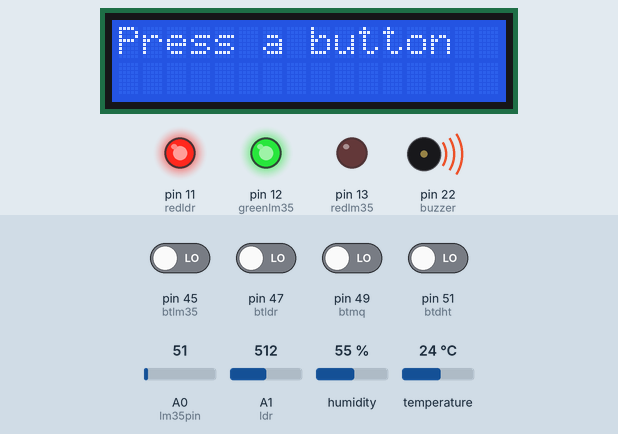
The sketch below on a simulated Arduino Mega 2560, built with avr-gcc and run on an emulated ATmega2560. Shown: 16×2 character LCD, output pins drawn as LEDs (lit = HIGH), buzzer (waves = sounding, pin HIGH). The test bench sets the inputs (shaded band); at power-on: pin 45 (btlm35), pin 47 (btldr), pin 49 (btmq), pin 51 (btdht) LOW, A1 (ldr) = 512, humidity 55 %, A0 (lm35pin) = 51, temperature 24 °C. Pins used as bus, display or sensor lines are not drawn; what the sketch prints to the serial monitor is not drawn.

Above: at 1.2 s.
1.3 s: pin 45 (btlm35) driven HIGH
At 3.7 s:
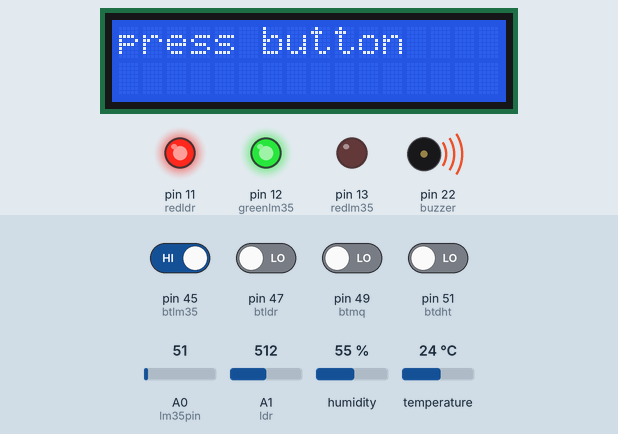
5.5 s: pin 47 (btldr) driven HIGH
At 8.0 s:
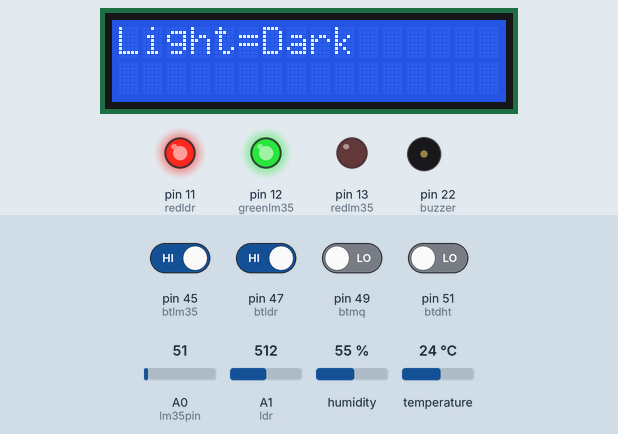
9.7 s: A1 (ldr) set to 306
At 10.9 s:
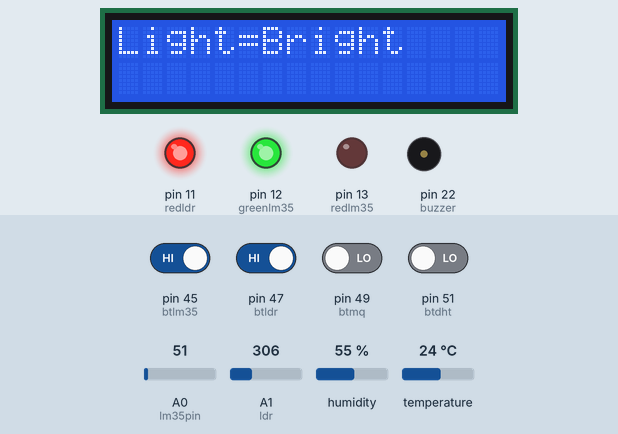
13.9 s: pin 49 (btmq) driven HIGH
At 15.8 s:
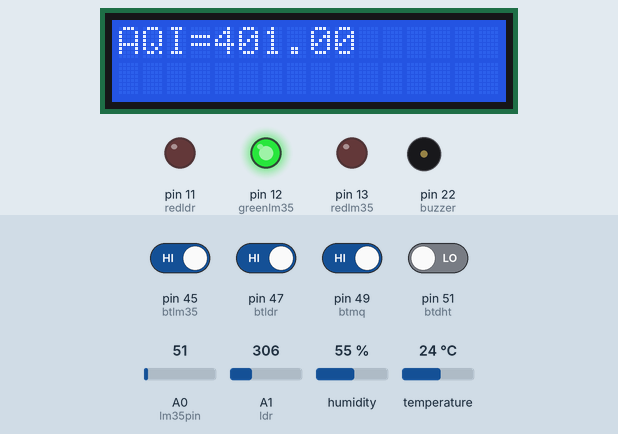
17.8 s: pin 51 (btdht) driven HIGH
At 20.2 s:
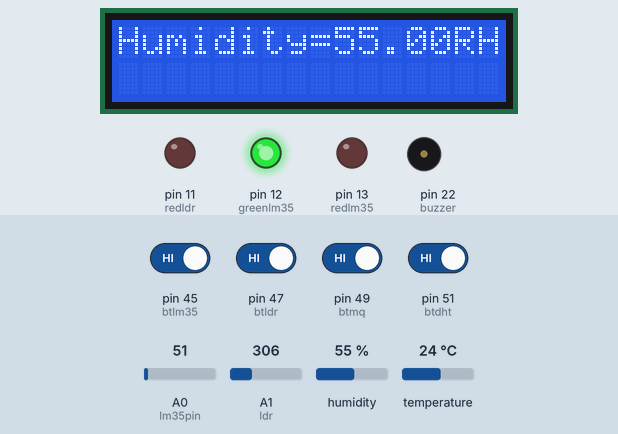
21.9 s: humidity set to 51 %
At 24.2 s:
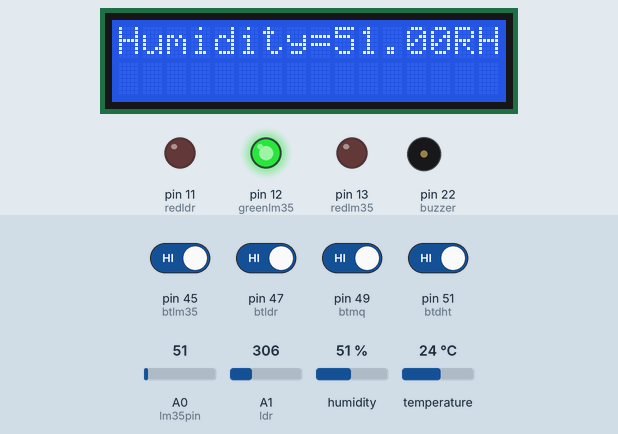
25.9 s: humidity set to 48 %
Timing chart, 0 to 31.0 s (numbered marks = the images above; inputs shaded):
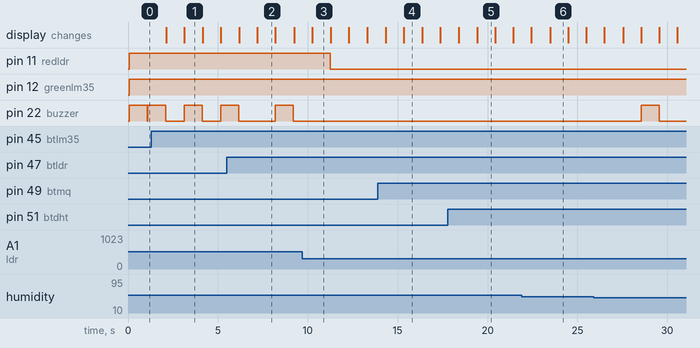

Measured:
- after the input at 1.3 s, pin 22 (buzzer): LOW → HIGH after 1.8 s, → LOW 1.0 s later, → HIGH 1.0 s later; the display: first changes after 0.82 s (image 1 shows a later state)
- after the input at 5.5 s, the display: first differs from a run without the input after 1.7 s (image 2)
- after the input at 9.7 s, pin 11 (redldr): HIGH → LOW after 1.5 s; pin 22 (buzzer): stays LOW (without the input it goes to HIGH after 1.5 s); the display: changes after 0.54 s (image 3)
- after the input at 13.9 s, the display: first differs from a run without the input after 1.4 s (image 4)
- after the input at 17.8 s, the display: first differs from a run without the input after 1.6 s (image 5)
- after the input at 25.9 s, pin 22 (buzzer): LOW → HIGH after 2.6 s, → LOW 1.0 s later
- what the display in image 1 shows lasts 1.1 s, from 3.1 s to 4.2 s

The sketch:

projcode.ino
```cpp
#include <LiquidCrystal.h>
#include <dht.h>
dht DHT;
LiquidCrystal lcd(2,3,4,5,6,7);
int lm35pin = A0;
float lm35Value = 0;
int redlm35 = 13;
int greenlm35 = 12;
int mq135pin = A2;
int redmq135 = 9;
int greenmq135 = 8;
int buzzer = 22;
int ldr = A1;
int redldr =  11;
int greenldr = 10;
int reddht11 = 25;
int greendht11 = 27;
int dht11pin = 24;
int btlm35 = 45;
int btldr = 47;
int btmq = 49;
int btdht = 51;


void lm35sense();
void ldrsense();
void mq135sense();
void dht11sense();
void beep();

void setup()
{
  // put your setup code here, to run once:
  Serial.begin(9600);
  pinMode(buzzer,OUTPUT);
  pinMode(ldr,INPUT);
  pinMode(redlm35,OUTPUT);
  pinMode(greenlm35,OUTPUT);
  pinMode(redldr,OUTPUT);
  pinMode(greenldr,OUTPUT);
  pinMode(redmq135,OUTPUT);
  pinMode(greenmq135,OUTPUT);
  pinMode(dht11pin,INPUT);
  pinMode(reddht11,OUTPUT);
  pinMode(greendht11,OUTPUT);
  pinMode(6, INPUT);
  pinMode(7, INPUT);
  pinMode(8, INPUT);
  pinMode(9, INPUT);
  pinMode(10, INPUT);
  lcd.begin(16,2);
  lcd.setCursor(0,0);
  lcd.print("Press a button");
}

void loop() {
  // put your main code here, to run repeatedly:
  lm35sense();
  ldrsense();
  mq135sense();
  dht11sense();
}

void beep()
{
    digitalWrite(buzzer,HIGH);
    delay(1000);
    digitalWrite(buzzer,LOW);
}

void lm35sense()
{
  lm35Value = analogRead(lm35pin);
  float temp;
  temp = lm35Value * 0.488;  // (5/1024)*(1000/10)
  Serial.println((String)"Temp="+temp);
  if(digitalRead(btlm35)==HIGH)
  {
    lcd.clear();
    lcd.print((String)"Temperature="+(String)temp+(String)" Degree celsius");
    delay(1000);
    lcd.clear();
    lcd.print("press button");

  }
  if(temp>=40)
  {
    Serial.println("High Temperature");
    digitalWrite(greenlm35,LOW);
    digitalWrite(redlm35,HIGH);
    beep();
  }
  else
  {
    digitalWrite(greenlm35,HIGH);
    digitalWrite(redlm35,LOW);
  }
}

void ldrsense()
{
  float reading = analogRead(ldr);
  reading = constrain(reading,200,700);
  if(digitalRead(btldr) == HIGH)
  {
    if(reading>450){
    lcd.clear();
    lcd.print((String)"Light="+"Dark");
    delay(1000);
    lcd.clear();
    lcd.print("press button");
  }else{
    lcd.clear();
     lcd.print((String)"Light="+"Bright");
    delay(1000);
    lcd.clear();
    lcd.print("press button");
  }
  }
  if(reading<450)
  {
    Serial.println("Bright");
    digitalWrite(redldr,LOW);
    digitalWrite(greenldr,HIGH);

  }

  else
  {
    Serial.println("Low light");
    digitalWrite(redldr,HIGH);
    digitalWrite(greenldr,LOW);
    beep();
  }
}

void mq135sense()
{
  float gas = analogRead(gas);
  gas = map(gas,50,200,400,600);
  Serial.println((String)"Gas="+gas);
  if(digitalRead(btmq) == HIGH)
  {
    lcd.clear();
    lcd.print((String)"AQI="+(String)gas);
    delay(1000);
    lcd.clear();
    lcd.print("press button");
  }
  if(gas<500)
  {
    digitalWrite(redmq135,LOW);
    digitalWrite(greenmq135,HIGH);
    Serial.println("AQI is good");
  }
  else if(gas>500)
  {
    digitalWrite(redmq135,HIGH);
    digitalWrite(greenmq135,LOW);
    Serial.println("AQI is bad");
    beep();
  }
}

void dht11sense()
{
   int a = DHT.read11(dht11pin);
   Serial.println((String)"Humidity"+DHT.humidity);
   if(digitalRead(btdht) == HIGH)
  {
    lcd.clear();
    lcd.print((String)"Humidity="+DHT.humidity+(String)"RH");
    delay(1000);
    lcd.clear();
    lcd.print("press button");
  }
   if(DHT.humidity>90)
   {
      digitalWrite(reddht11,HIGH);
      digitalWrite(greendht11,LOW);
      Serial.print("High Humidity: ");
      beep();
   }
  else if(DHT.humidity<50)
  {
    digitalWrite(reddht11,HIGH);
    digitalWrite(greendht11,LOW);
    Serial.print("Low Humidity: ");
    beep();

  }
  else
  {
    digitalWrite(reddht11,LOW);
    digitalWrite(greendht11,HIGH);
  }
}
```
